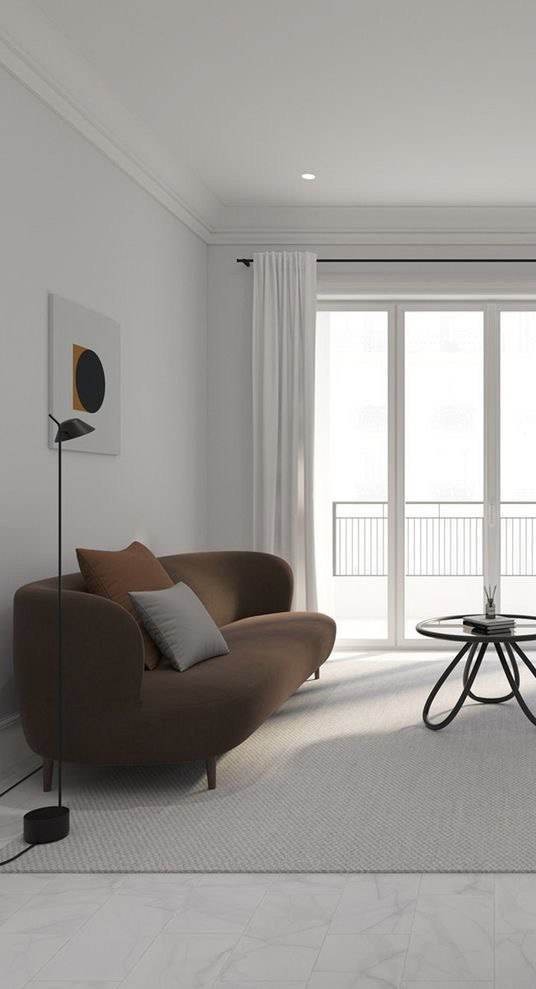
//> input picture OpenCV.0/OpenCV.0/1.jpg, 536 x 989 px
$ ./main4   (built with g++ and OpenCV 4)
//> lines starting //> are read from the running program, lines starting //| are printed output that depends on the picture; after the words box and inside, x2 and y2 are one past the last pixel; in counts of white or black regions, pixels touching at a corner belong together
//
//  main4.cpp
//  OpenCV.0
//
//  Created by Юлька on 18.12.2021.
//  Copyright © 2021 Юлька. All rights reserved.
//

#include <stdio.h>
#include <iostream>
#include <opencv2/core/core.hpp>
#include <opencv2/highgui/highgui.hpp>
#include <opencv2/opencv.hpp>
#include <string>
#include <stdio.h>
#include <cmath>

using namespace cv;
using namespace std;

void DrawPoint(Mat* image, int xcoord, int ycoord, Vec3i bgr) // нарисовать 1 точку на изображении
{

    for (int i = xcoord-2; i < xcoord+2; i++) {
        for (int j = ycoord-2; j < ycoord+2; j++) {
            (*image).at<Vec3b>(j, i)[0] = bgr[0];
            (*image).at<Vec3b>(j, i)[1] = bgr[1];
            (*image).at<Vec3b>(j, i)[2] = bgr[2];
        }
    }
}

Mat GluePictures(Mat first, Mat second, int borderPosition, int secondBorderPos) //склеиваем 2 изображения
{
    Mat result(second.rows, second.cols + borderPosition - secondBorderPos, CV_8UC3, Scalar(255, 255, 0));

    first(Rect(0,0,borderPosition, first.rows))
        .copyTo(result(Rect(0,0,borderPosition, first.rows)));

    second(Rect(secondBorderPos, 0, second.cols - secondBorderPos, second.rows))
        .copyTo(result(Rect(borderPosition, 0, second.cols - secondBorderPos, second.rows)));
    return result;
}

double GetDistance(Point2i first, Point2i second) //метод нахождения расстояния между 2мя точками
{
    return sqrt(
        (first.x - second.x) * (first.x - second.x) +
        (first.y - second.y) * (first.y - second.y)
                );
}

vector<Point2i> FindMainPoints(Mat cannyImage)  //ищем ключевые точки
{
    vector<vector<Point2i>> contours;
    findContours(cannyImage, contours, RETR_EXTERNAL, CHAIN_APPROX_SIMPLE);

    vector<Point2i> approx;
    for (int i = 0; i < contours.size(); i++) {
        vector<Point2i> contourPoints;
        approxPolyDP(contours[i], contourPoints, 30, true);
        for (int j = 0; j < contourPoints.size(); j++)
            approx.push_back(contourPoints[j]);
}
    return approx;
}


vector<double> GetAllDistance(vector<Point2i> points, int pointIndex)  //массив элементов полученных getdistance
{
    vector<double> result;

    for (int i = 0; i < points.size(); i++){
        if (i != pointIndex)
            result.push_back(GetDistance(points[pointIndex], points[i]));
    }

    // По возрастанию
    sort(result.begin(), result.end());
    return result;
}

int GetCorelation (vector<double> firstDistances, vector<double> secondDistances) //сравниваем
{
    int resultCount = 0;

    int fIter = 0;
    int sIter = 0;

    while (fIter < firstDistances.size() && sIter < secondDistances.size()){
        // Если различие значений меньше чем
        if (fabs(firstDistances[fIter] - secondDistances[sIter]) < 0.001) {
            resultCount++;
            fIter++;
            sIter++;
            continue;
        }

        if (firstDistances[fIter] > secondDistances[sIter]) {
            sIter++;
        }

        if (firstDistances[fIter] < secondDistances[sIter]) {
            fIter++;
        }
    }

    return resultCount;
}

vector<Point2i> FindBestPoint(vector<Point2i> firstArray, vector<Point2i> secondArray) //находим из этих точек лучшую
{
    Point2i bestPointF = firstArray[0];
    Point2i bestPointS = secondArray[0];

    int bestCorelation = 0;

    auto comp = [](const Point2i& a, const Point2i& b) { return a.x < b.x; }; //метод comp - сравнивает между собой 2 точки
    map<Point2i, vector<double>, decltype(comp)> firstPointsDistances(comp); //map - набор связей point+расстояние для других точек
    map<Point2i, vector<double>, decltype(comp)> secondPointsDistances(comp);

    for (int i = 0; i < firstArray.size(); i++)
    {
        firstPointsDistances.insert(pair<Point2i, vector<double>>( firstArray[i], GetAllDistance(firstArray, i))); //высчитываем массив дистанций для каждого элемента массива
    }

    for (int i = 0; i < secondArray.size(); i++)
    {
        secondPointsDistances.insert(pair<Point2i, vector<double>>( secondArray[i], GetAllDistance(secondArray, i)));
    }

    for (auto fIter = firstPointsDistances.begin(); fIter != firstPointsDistances.end(); fIter++ ) //так работает map, это цикл по firstPointsDistances(1я map)
    {
        for (auto sIter = secondPointsDistances.begin(); sIter != secondPointsDistances.end(); sIter++)
        {
            int correlation = GetCorelation(fIter->second, sIter->second); //находим точек у которых наибольшее количество одинаковых дистанций
            if (correlation > bestCorelation)
            {
                bestPointF = fIter->first;
                bestPointS = sIter->first;
                bestCorelation = correlation;
            }
        }
    }

    vector<Point2i> result;
    result.push_back(bestPointF);
    result.push_back(bestPointS);

    return result;
}

void ShowPoints(Mat image, vector<Point2i> points, string windName)
{
    for (int i = 0 ; i < points.size(); i++){
        DrawPoint(&image, points[i].x, points[i].y, Vec3i(0,0,255));
    }

    imshow(windName, image);

}

Mat MainPointConcatenation(Mat first, Mat second)
{
    Mat cannyFirst, cannySecond;
    Canny(first, cannyFirst, 60, 300, 3 );
    Canny(second, cannySecond, 60, 300, 3  );

    imshow("First canny", cannyFirst);
    imshow("Second canny", cannySecond);

    vector<Point2i> firstPoints = FindMainPoints(cannyFirst);
    vector<Point2i> secondPoints = FindMainPoints(cannySecond);

    // ShowPoints(first, firstPoints, "Точки первой картинки");
    // ShowPoints(second, secondPoints, "Точки второй картинки");

    // Поиск общей точки
    vector<Point2i> jointPoint = FindBestPoint(firstPoints, secondPoints);

    DrawPoint(&first, jointPoint[0].x, jointPoint[0].y, Vec3i(0,255,0)); //рисуем общую (зелёную) точку
    DrawPoint(&second, jointPoint[1].x, jointPoint[1].y, Vec3i(0,255,0));

    imshow("First Point", first);
    imshow("Second Point", second);

    return GluePictures(first, second, jointPoint[0].x, jointPoint[1].x);

}

int main()
{

    Mat first = imread("/Users/mythings/Documents/С++/repocpp/OpenCV.0/OpenCV.0/1.jpg");
//> first is the input picture: 989 rows x 536 cols, CV_8UC3; mean B, G, R 152.5, 155.7, 159.9
    imshow("first part", first); //вывод оригинального изображения 1

    Mat second = imread("/Users/mythings/Documents/С++/repocpp/OpenCV.0/OpenCV.0/2.jpg");
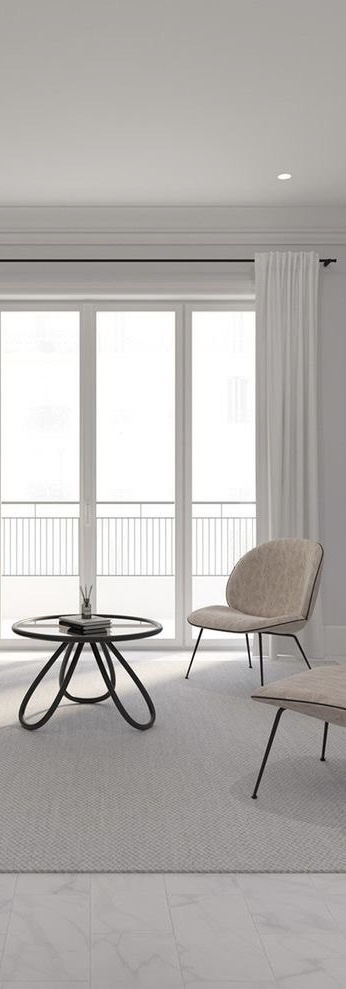
//> input picture OpenCV.0/OpenCV.0/2.jpg, 346 x 989 px
//> second is the input picture: 989 rows x 346 cols, CV_8UC3; mean B, G, R 174.9, 177.4, 180.7
    imshow("second part", second); //вывод оригинального изображения 2


    imshow("Result", MainPointConcatenation(first, second));
//> in MainPointConcatenation, `Canny(first, cannyFirst, 60, 300, 3 );`:
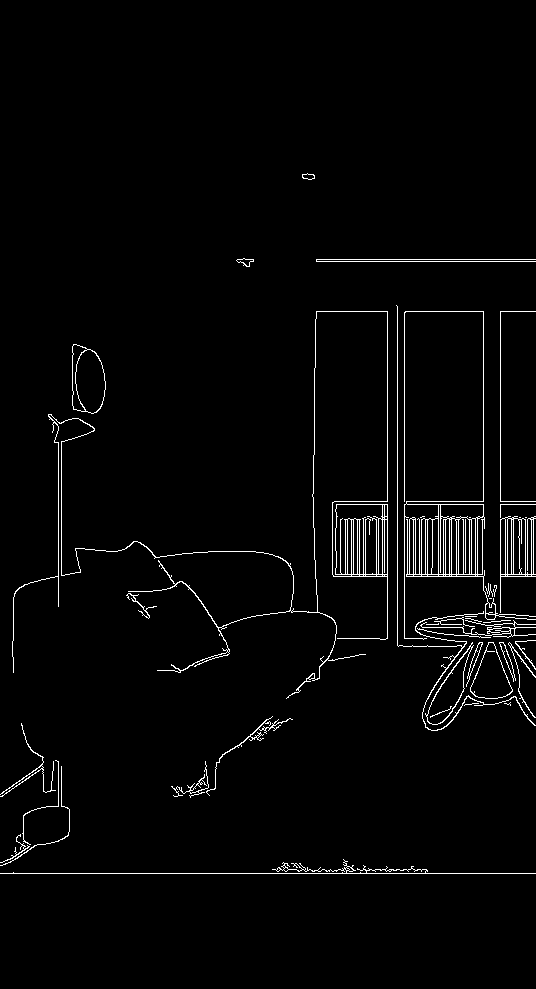
//> cannyFirst: 989 rows x 536 cols, CV_8UC1; 2.3% white in thin lines or dots, all inside (x1, y1, x2, y2) = (0, 173, 536, 874)
//> in MainPointConcatenation, `Canny(second, cannySecond, 60, 300, 3  );`:
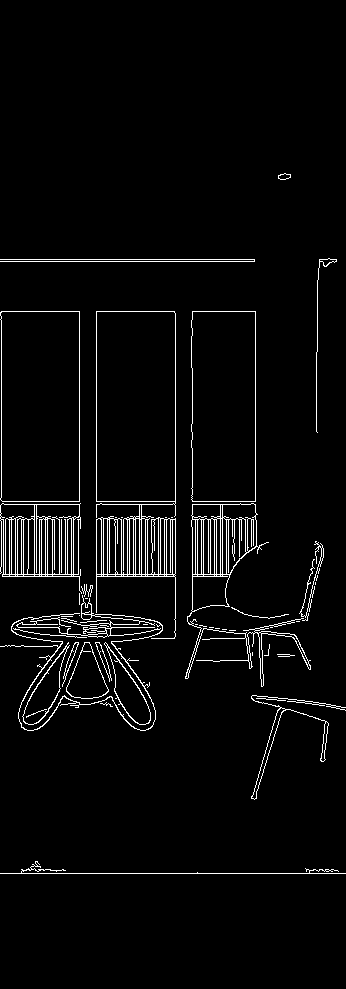
//> cannySecond: 989 rows x 346 cols, CV_8UC1; 3.6% white in thin lines or dots, all inside (x1, y1, x2, y2) = (0, 173, 346, 874)
//> in FindMainPoints, `findContours(cannyImage, contours, RETR_EXTERNAL, CHAIN_APPROX_SIMPLE);`: contours = 39 contours, 19 with area under 20; largest, box (x1, y1, x2, y2) and area: (404, 311, 536, 640) 4686, (12, 311, 388, 699) 3906, (72, 344, 106, 414) 1878, (500, 516, 536, 613) 1582, (470, 642, 513, 699) 1378
//> the loop in FindMainPoints, `for (int i = 0; i < contours.size(); i++)` made 39 passes
//> contourPoints on passes 1, 2, 3, 4, 5, 7, 8, 9, 10, 11, 12: 2 Points (x, y): [535, 873], [0, 873], 2 Points (x, y): [20, 834], [0, 862], 4 Points (x, y): [61, 766], [68, 834], [0, 865], [68, 835], 2 Points (x, y): [205, 761], [174, 796], 2 Points (x, y): [56, 760], [29, 844], 2 Points (x, y): [292, 719], [206, 792], 1 Point (x, y): [478, 703], 1 Point (x, y): [510, 705], 2 Points (x, y): [509, 642], [535, 717], 2 Points (x, y): [499, 642], [513, 681], 2 Points (x, y): [488, 642], [502, 697]
//> after the loop in FindMainPoints, `for (int i = 0; i < contours.size(); i++)`: approx = 140 Points (x, y), first 12: [535, 873], [0, 873], [20, 834], [0, 862], [61, 766], [68, 834], [0, 865], [68, 835], [205, 761], [174, 796], [56, 760], [29, 844]
//> in MainPointConcatenation, `vector<Point2i> firstPoints = FindMainPoints(cannyFirst);`: firstPoints has the same summary as approx in FindMainPoints
//> in FindMainPoints (call 2), `findContours(cannyImage, contours, RETR_EXTERNAL, CHAIN_APPROX_SIMPLE);`: contours = 46 contours, 30 with area under 20; largest, box (x1, y1, x2, y2) and area: (96, 311, 176, 639) 19040, (0, 311, 80, 502) 14826, (191, 311, 256, 502) 12030, (185, 503, 311, 687) 5586, (0, 503, 82, 594) 5457
//> the loop in FindMainPoints (call 2), `for (int i = 0; i < contours.size(); i++)` made 46 passes
//> contourPoints on passes 1, 2, 3, 5, 6, 7, 8, 9, 10, 11, 12, 13: 2 Points (x, y): [0, 873], [345, 873], 1 Point (x, y): [100, 703], 1 Point (x, y): [256, 698], 1 Point (x, y): [277, 654], 1 Point (x, y): [252, 652], 1 Point (x, y): [269, 644], 2 Points (x, y): [105, 642], [148, 723], 2 Points (x, y): [95, 642], [109, 681], 2 Points (x, y): [84, 642], [98, 697], 2 Points (x, y): [78, 642], [62, 686], 2 Points (x, y): [68, 642], [25, 723], 1 Point (x, y): [229, 630]
//> in MainPointConcatenation, `vector<Point2i> secondPoints = FindMainPoints(cannySecond);`: secondPoints = 116 Points (x, y), first 12: [0, 873], [345, 873], [100, 703], [256, 698], [345, 707], [252, 695], [251, 798], [284, 710], [321, 761], [328, 725], [252, 695], [277, 654]
//> in FindBestPoint, `Point2i bestPointF = firstArray[0];`: bestPointF = Point(535, 873)
//> in FindBestPoint, `Point2i bestPointS = secondArray[0];`: bestPointS = Point(0, 873)
//> the loop in FindBestPoint, `for (int i = 0; i < firstArray.size(); i++)` made 140 passes
//> after the loop in FindBestPoint, `for (int i = 0; i < firstArray.size(); i++)`: firstPointsDistances = 83 items
//> the loop in FindBestPoint, `for (int i = 0; i < secondArray.size(); i++)` made 116 passes
//> after the loop in FindBestPoint, `for (int i = 0; i < secondArray.size(); i++)`: secondPointsDistances = 88 items
//> the loop in FindBestPoint, `for (auto fIter = firstPointsDistances.begin(); fIter != firstPointsDi..` made 83 passes
//> (bestPointF, bestPointS, bestCorelation) on passes 1 to 12: (Point(0, 873), Point(174, 576), 2), (Point(0, 873), Point(174, 576), 2), (Point(0, 873), Point(174, 576), 2), (Point(15, 592), Point(13, 628), 3), (Point(15, 592), Point(13, 628), 3), (Point(15, 592), Point(13, 628), 3), (Point(15, 592), Point(13, 628), 3), (Point(15, 592), Point(13, 628), 3), (Point(15, 592), Point(13, 628), 3), (Point(15, 592), Point(13, 628), 3), (Point(15, 592), Point(13, 628), 3), (Point(15, 592), Point(13, 628), 3)
//> after the loop in FindBestPoint, `for (auto fIter = firstPointsDistances.begin(); fIter != firstPointsDi..`: bestPointF = Point(499, 642); bestPointS = Point(95, 642); bestCorelation = 34
//> in FindBestPoint, `result.push_back(bestPointF);`: result = 1 Point (x, y): [499, 642]
//> in FindBestPoint, `result.push_back(bestPointS);`: result = 2 Points (x, y): [499, 642], [95, 642]
//> after the loop in DrawPoint, `for (int i = xcoord-2; i < xcoord+2; i++)`: image: 989 rows x 536 cols, CV_8UC3; 16 pixels changed, all inside (x1, y1, x2, y2) = (497, 640, 501, 644)
//> after the loop in DrawPoint (call 2), `for (int i = xcoord-2; i < xcoord+2; i++)`: image: 989 rows x 346 cols, CV_8UC3; 16 pixels changed, all inside (x1, y1, x2, y2) = (93, 640, 97, 644)
//> in GluePictures, `first(Rect(0,0,borderPosition, first.rows)) .copyTo(result(Rect(0,0,bo..`:
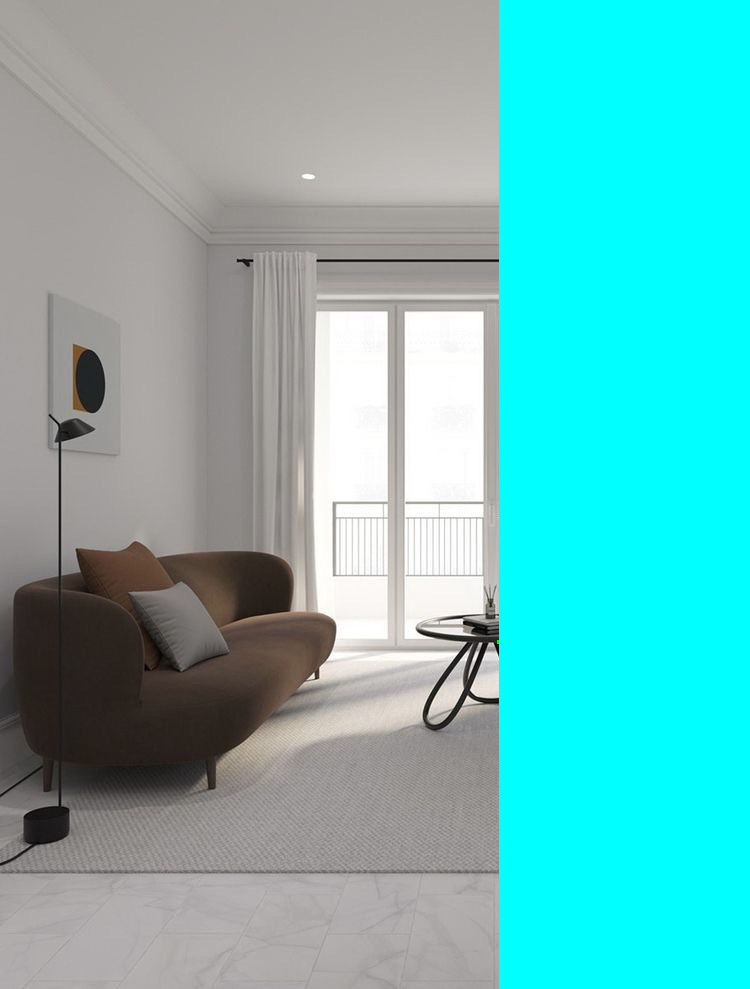
//> result: 989 rows x 750 cols, CV_8UC3; mean B, G, R 185.2, 187.5, 105
//> in GluePictures, `second(Rect(secondBorderPos, 0, second.cols - secondBorderPos, second...`:
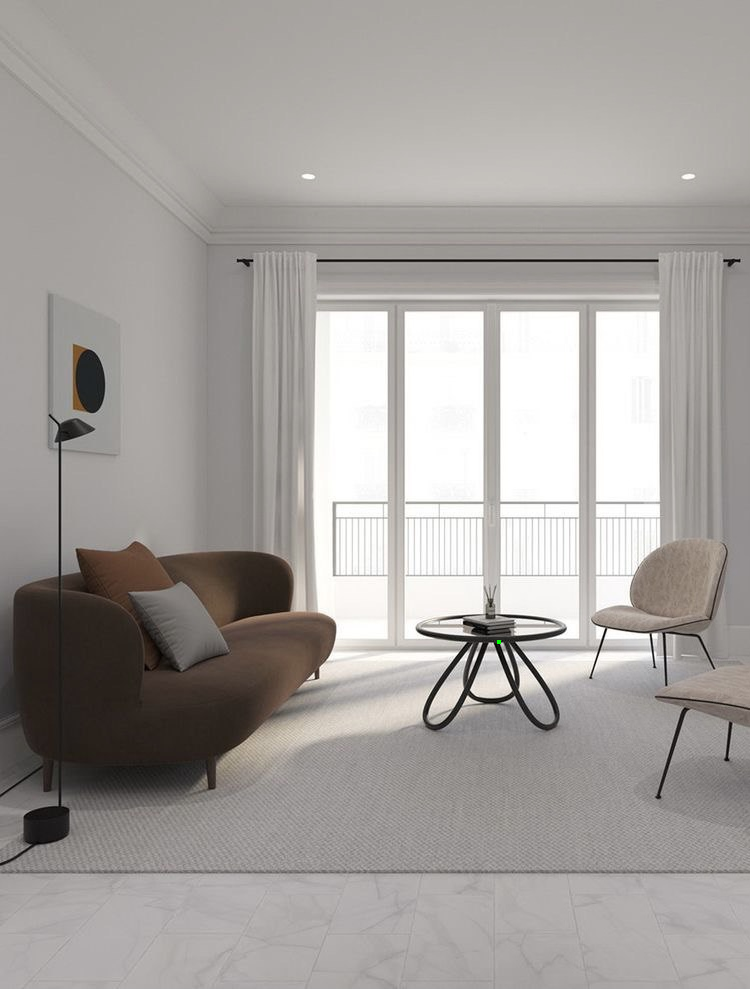
//> result: 989 rows x 750 cols, CV_8UC3; mean B, G, R 157.4, 160.5, 164.5

    waitKey(0);
    return 0;
}
